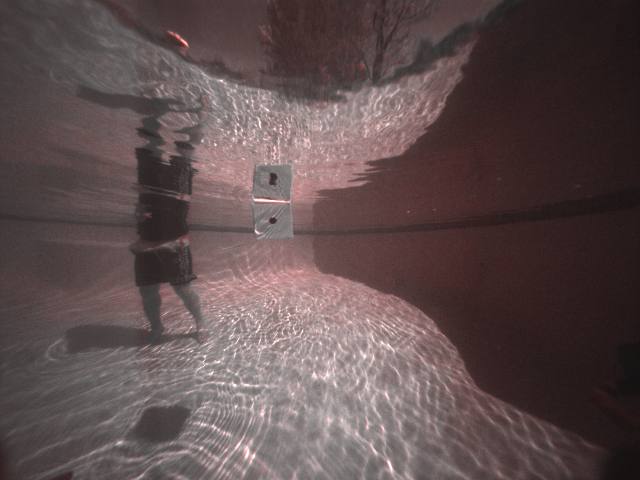
//> input picture dice4.png, 640 x 480 px
$ ./recognizeDiceInput   (built with g++ and OpenCV 4)
//> lines starting //> are read from the running program, lines starting //| are printed output that depends on the picture; after the words box and inside, x2 and y2 are one past the last pixel; in counts of white or black regions, pixels touching at a corner belong together
 #include <iostream>
 #include <sstream>
 #include <opencv2/core.hpp>
 #include "opencv2/objdetect.hpp"
 #include <opencv2/imgproc.hpp>
 #include <opencv2/highgui.hpp>
 #include <opencv2/features2d.hpp>
 #include <array>
using namespace cv;
using namespace std;
int countPips(cv::Mat dice){

  cv::resize(dice, dice, cv::Size(150, 150));
  cvtColor(dice, dice, CV_BGR2GRAY);

  // threshold
  // 150, 255
  cv::threshold(dice, dice, 0, 255, cv::THRESH_BINARY | CV_THRESH_OTSU );

  cv::floodFill(dice, cv::Point(0,0), cv::Scalar(255));
  cv::floodFill(dice, cv::Point(0,149), cv::Scalar(255));
  cv::floodFill(dice, cv::Point(149,0), cv::Scalar(255));
  cv::floodFill(dice, cv::Point(149,149), cv::Scalar(255));

  cv::SimpleBlobDetector::Params params;

  std::vector<cv::KeyPoint> keypoints;

  cv::Ptr<cv::SimpleBlobDetector> blobDetector = cv::SimpleBlobDetector::create(params);

  blobDetector->detect(dice, keypoints);


  return keypoints.size();
}

std::vector<int>  ret7(std::vector<int> pips ) {
   std::vector<int> sevens;

   for(int i = 0; i < pips.size(); i++) {
	for(int x = 0; x < pips.size(); x++) {
		if(x != i) {
			if(x + i == 7) {
				sevens.push_back(x);
				sevens.push_back(i);
				return sevens;
			}
		}
	}
   }
   return sevens;
}

int main( int argc, char** argv )
{


  cv::Mat frame;
  cv::Mat unprocessFrame;

  //picture filename
  String fileName = "dice4.png";
  std::vector<int> allPips;
  for(;;)
  {
    frame = imread(fileName, CV_LOAD_IMAGE_UNCHANGED);
//> frame is the input picture: 480 rows x 640 cols, CV_8UC3; mean B, G, R 77.9, 77.9, 94.2
    if(frame.empty()) {
	    cout <<"Error" << endl;
	    system("pause");
	    return -1;
    }
    unprocessFrame = frame.clone();
    cvtColor(frame, frame, CV_BGR2GRAY);
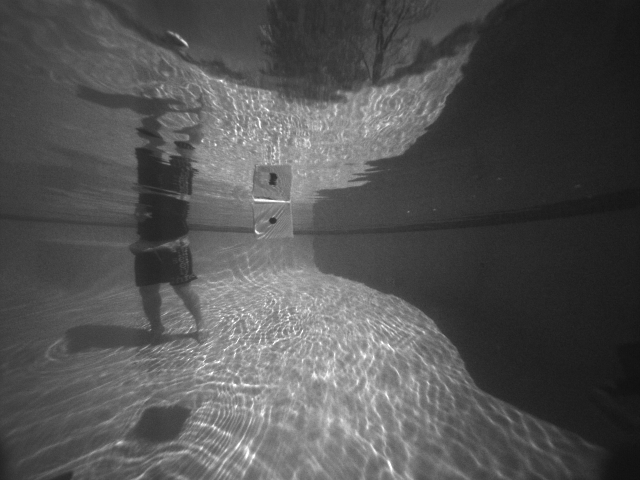
//> frame: 480 rows x 640 cols, CV_8UC1; min 16, max 255, mean 82.8

    // threshold
    // 150, 255
    cv::threshold(frame, frame, 0, 255, cv::THRESH_BINARY | CV_THRESH_OTSU );
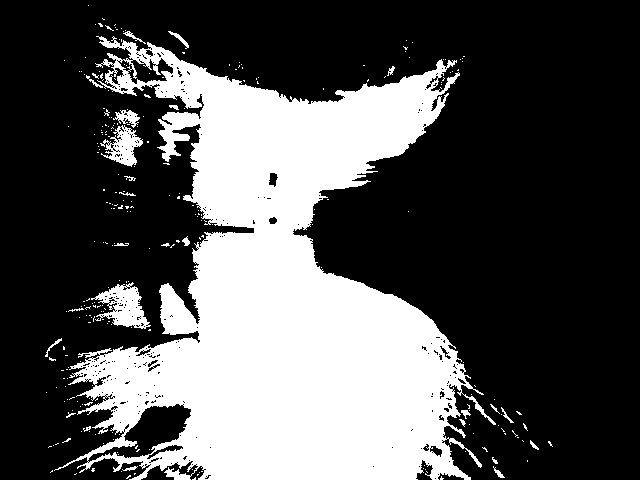
//> frame: 480 rows x 640 cols, CV_8UC1; 32.6% white; 270 white regions (245 under 20 px), largest, box (x1, y1, x2, y2) and area: (54, 36, 496, 480) 96164, (91, 282, 151, 329) 1353, (100, 125, 143, 167) 850

    cv::Canny( frame, frame, 2, 2*2, 3, false );
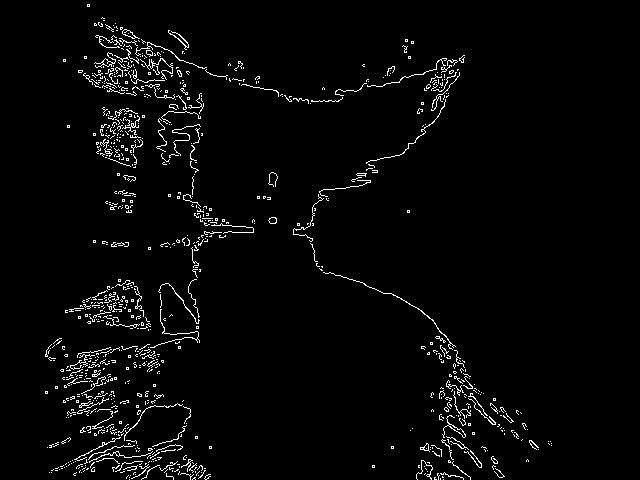
//> frame: 480 rows x 640 cols, CV_8UC1; 2.9% white in thin lines or dots, all inside (x1, y1, x2, y2) = (45, 4, 552, 480)
   // cv::Canny(frame, frame, 4, 4*4, 5, false);

    std::vector<std::vector<cv::Point> > diceContours;
    std::vector<cv::Vec4i> diceHierarchy;
    cv::findContours( frame.clone(), diceContours, diceHierarchy, CV_RETR_EXTERNAL, cv::CHAIN_APPROX_SIMPLE );
//> diceContours = 885 contours, 876 with area under 20; largest, box (x1, y1, x2, y2) and area: (442, 415, 466, 438) 68, (122, 29, 140, 39) 61, (94, 52, 116, 68) 48, (268, 217, 277, 224) 40, (420, 443, 430, 452) 32; diceHierarchy = 885 items, first 8: [1, -1, -1, -1], [2, 0, -1, -1], [3, 1, -1, -1], [4, 2, -1, -1], [5, 3, -1, -1], [6, 4, -1, -1], [7, 5, -1, -1], [8, 6, -1, -1]


    namedWindow("Processed", CV_WINDOW_AUTOSIZE);
    imshow("Processed", frame);

    for(int i=0; i < diceContours.size(); i++){

      double diceContourArea = cv::contourArea(diceContours[i]);

     //THIS STRATIFIES BY SIZE BE CAREUL WITH THIS LINEEEEEE
      if(diceContourArea > 1000) {

        cv::Rect diceBoundsRect = cv::boundingRect( cv::Mat(diceContours[i]) );

        cv::Mat diceROI = unprocessFrame(diceBoundsRect);

	int numberOfPips = countPips(diceROI);

 	std::ostringstream diceText;
   	diceText << "val: " <<numberOfPips;
    	// draw value
    	cv::putText(unprocessFrame, diceText.str(),cv::Point(diceBoundsRect.x, diceBoundsRect.y + diceBoundsRect.height + 20 ),cv::FONT_HERSHEY_COMPLEX_SMALL, 0.8, cv::Scalar::all(255), 1, 8);
   	 // draw rect
   	cv::Scalar color = cv::Scalar( 0, 153, 255 );
   	cv::rectangle( unprocessFrame, diceBoundsRect.tl(), diceBoundsRect.br(), color, 2,8, 0 );

	cv::imshow("frame", unprocessFrame);

      }

    }
//> this loop made 885 passes
//> diceContourArea on passes 1 to 3: 0, 0, 0
	 if(cv::waitKey(30) >= 0) {
//> the Esc key is pressed
		break;
 	 }

    }

    std::vector<int> sevens = ret7(allPips);

    for(int i = 0; i < sevens.size(); i++) {

	 std::vector<std::vector<cv::Point> > diceContours;
   	 std::vector<cv::Vec4i> diceHierarchy;
       	 cv::findContours( frame.clone(), diceContours, diceHierarchy, CV_RETR_EXTERNAL, cv::CHAIN_APPROX_SIMPLE );

        cv::Rect diceBoundsRect = cv::boundingRect( cv::Mat(diceContours[i]) );

        cv::Mat diceROI = unprocessFrame(diceBoundsRect);
	int numberOfPips = countPips(diceROI);

 	std::ostringstream diceText;
   	diceText << "val: " <<numberOfPips;
    	// draw value
    	cv::putText(unprocessFrame, diceText.str(),cv::Point(diceBoundsRect.x, diceBoundsRect.y + diceBoundsRect.height + 20 ),cv::FONT_HERSHEY_COMPLEX_SMALL, 0.8, cv::Scalar::all(255), 1, 8);
   	 // draw rect
   	cv::Scalar color = cv::Scalar( 0, 153, 255 );
   	cv::rectangle( unprocessFrame, diceBoundsRect.tl(), diceBoundsRect.br(), color, 2,8, 0 );

	cv::imshow("frame", unprocessFrame);


	 if(cv::waitKey(30) >= 0) {
		break;
 	 }
    }

//> (the run ends here: the time limit is reached, at `for(;;)`)
